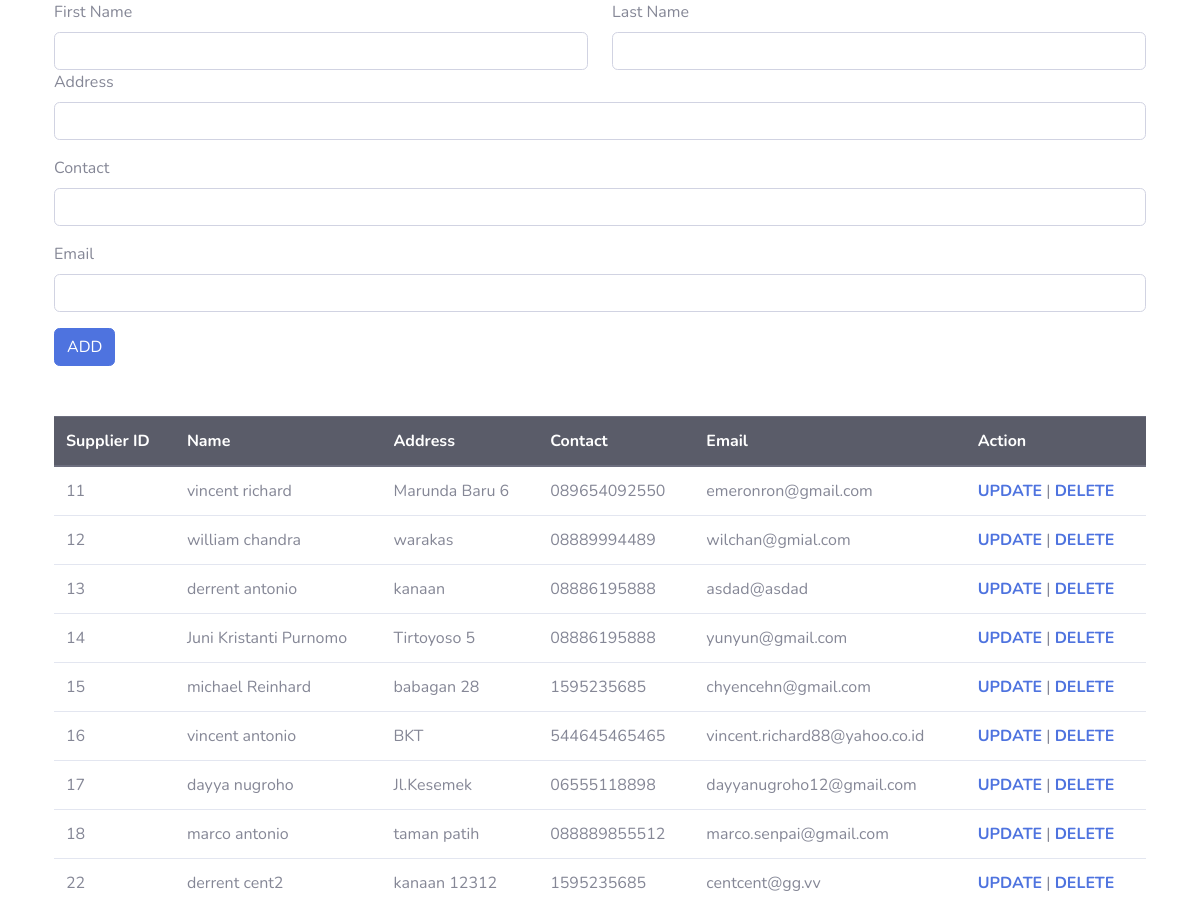
Screenshot of /supplier.php with the database file from the repository.
### tables this page shows
CREATE TABLE `tb_supplier` (
  `supplier_id` int(5) NOT NULL,
  `supplier_fname` varchar(20) NOT NULL,
  `supplier_lname` varchar(20) NOT NULL,
  `supplier_address` text NOT NULL,
  `supplier_nohp` varchar(30) NOT NULL,
  `supplier_email` text NOT NULL
);

### supplier.php (the view, shortened to what this page needs)
<?php
    include 'connection.php';
?>
<!DOCTYPE html>
<html lang="en">
<head>
      <link href="vendor/fontawesome-free/css/all.min.css" rel="stylesheet" type="text/css">
    <link href="css/sb-admin-2.min.css" rel="stylesheet">
</head>
<body>
<form method="post" action="addsuplier.php">
    <div class="container">
    <div class="row">
        <div class="col-6">
            <label for="exampleInputText1">First Name</label>
            <input type="text" class="form-control" name="fname" required>
        </div>
        <div class="col-6">
            <label for="exampleInputText2">Last Name</label>
            <input type="text" class="form-control" name="lname" required>
        </div>
    </div>
    <div class="form-group">
        <label for="exampleInputText5">Address</label>
        <input type="text" class="form-control" name="alamat" required>
    </div>
    <div class="form-group">
            <label for="exampleInputNumber1">Contact</label>
            <input type="number" class="form-control" name="contact" required>
    </div>
    <div class="form-group">
        <label for="exampleInputEmail1">Email</label>
        <input type="text" class="form-control" name="email" aria-describedby="emailHelp" required>
    </div>
    <button type="submit" name="btnsubmit" class="btn btn-primary">ADD</button>
    </div>
</form>
<div class="container" style="padding-top:50px">
    <table class="table">
    <thead class="thead-dark">
        <tr>
        <th>Supplier ID</th>
        <th>Name</th>
        <th>Address</th>
        <th>Contact</th>
        <th>Email</th>
        <th>Action</th>
        </tr>
    </thead>
    <tbody>
        <?php
            $sql = "SELECT * FROM `tb_supplier` WHERE 1";
            $result = $conn->query($sql);
            if ($result->num_rows > 0)
            {
                while($row = $result->fetch_assoc())
                {
                    $sup_id = $row['supplier_id'];
                    $lname = $row['supplier_lname'];
                    $fname = $row['supplier_fname'];
                    $name = $fname.' '.$lname;
                    $address = $row['supplier_address'];
                    $contact = $row['supplier_nohp'];
                    $email = $row['supplier_email'];
                    print("<tr>");
                    printf('<td>%s</td>',$sup_id);
                    printf('<td>%s</td>',$name);
                    printf('<td>%s</td>',$address);
                    printf('<td>%s</td>',$contact);
                    printf('<td>%s</td>',$email);
                    printf('<td><a href="updatesupplier.php?supplier_id=%s"><b>UPDATE</b></a> | <a href="deletesupplier.php?supplier_id=%s"><b>DELETE</b></a></td>',$sup_id,$sup_id);
                    print("</tr>");
                }
            }
        ?>
    </tbody>
    </table>
</div>
</body>
</html>

### rows the page displays
tb_supplier: supplier_id "11", name "vincent richard", supplier_address "Marunda Baru 6", supplier_nohp "089654092550", supplier_email "emeronron@gmail.com"
tb_supplier: supplier_id "12", name "william chandra", supplier_address "warakas", supplier_nohp "08889994489", supplier_email "wilchan@gmial.com"
tb_supplier: supplier_id "13", name "derrent antonio", supplier_address "kanaan", supplier_nohp "08886195888", supplier_email "asdad@asdad"
tb_supplier: supplier_id "14", name "Juni Kristanti Purnomo", supplier_address "Tirtoyoso 5", supplier_nohp "08886195888", supplier_email "yunyun@gmail.com"
tb_supplier: supplier_id "15", name "michael Reinhard", supplier_address "babagan 28", supplier_nohp "1595235685", supplier_email "chyencehn@gmail.com"
tb_supplier: supplier_id "16", name "vincent antonio", supplier_address "BKT", supplier_nohp "544645465465", supplier_email "vincent.richard88@yahoo.co.id"
tb_supplier: supplier_id "17", name "dayya nugroho", supplier_address "Jl.Kesemek", supplier_nohp "06555118898", supplier_email "dayyanugroho12@gmail.com"
tb_supplier: supplier_id "18", name "marco antonio", supplier_address "taman patih", supplier_nohp "088889855512", supplier_email "marco.senpai@gmail.com"
tb_supplier: supplier_id "22", name "derrent cent2", supplier_address "kanaan 12312", supplier_nohp "1595235685", supplier_email "centcent@gg.vv"
